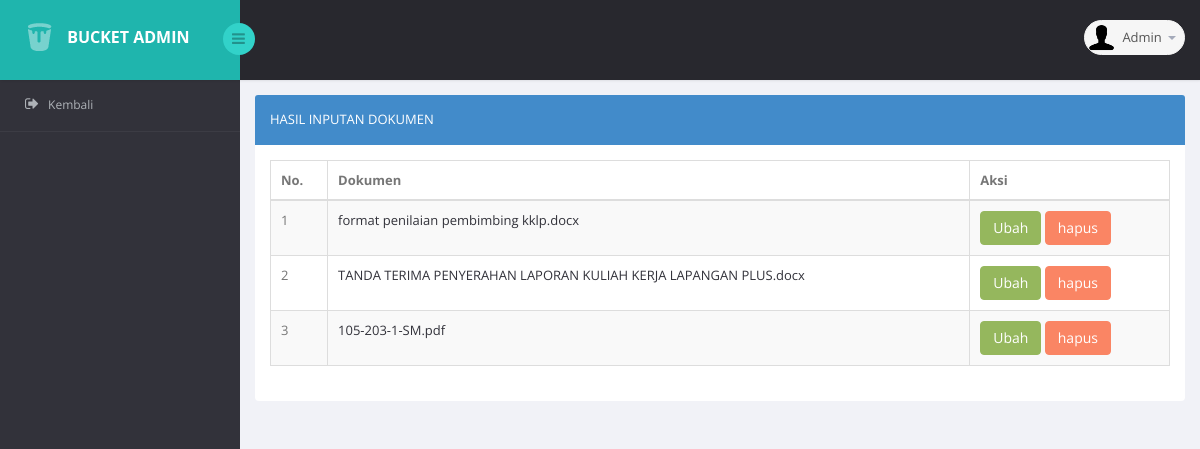
The app's page /admin/hasil_input_dokumen.php (signed in) with its own data.
### tables this page shows
CREATE TABLE `dokumen` (
  `id` int(11) NOT NULL,
  `nama` varchar(500) NOT NULL
);

### admin/functions.php (called while the page is built, shortened)
<?php
$conn = mysqli_connect("localhost","root","","perumahan");
function query($query){
	global $conn;
	$result 		= mysqli_query($conn,$query);
	$rows 			= [];
	while ($row 	= mysqli_fetch_assoc($result)) {
	$rows [] 		= $row;
	}
	return $rows;
}
 ?>

### admin/hasil_input_dokumen.php (the view, shortened to what this page needs)
<?php
require 'functions.php';
$hasilInputan = query("SELECT*FROM dokumen");
 ?>
<!DOCTYPE html>
<html lang="en">
<head>
    <link href="bs3/css/bootstrap.min.css" rel="stylesheet">
    <link href="css/bootstrap-reset.css" rel="stylesheet">
    <link href="font-awesome/css/font-awesome.css" rel="stylesheet" />
    <link href="css/table-responsive.css" rel="stylesheet" />
    <link href="css/style.css" rel="stylesheet">
    <link href="css/style-responsive.css" rel="stylesheet" />
</head>
<body>
<section id="container" >
<header class="header fixed-top clearfix">
<div class="brand">
    <a href="index.php" class="logo">
        <img src=images/logo.png alt="">
    </a>
    <div class="sidebar-toggle-box">
        <div class="fa fa-bars"></div>
    </div>
</div>
<div class="top-nav clearfix">
    <ul class="nav pull-right top-menu">
        <li class="dropdown">
            <a data-toggle="dropdown" class="dropdown-toggle" href="#">
                <img alt="" src="images/2.png" width="33" height="33">
                <span class="username">Admin</span>
                <b class="caret"></b>
            </a>
        </li>
</div>
</header>
<aside>
    <div id="sidebar" class="nav-collapse">
                    <div class="leftside-navigation">
            <ul class="sidebar-menu" id="nav-accordion">
            <li>
               <a href="index.php">
                    <i class="fa fa-sign-out"></i>
                    <span>Kembali</span>
                </a>
            </li>
        </ul>
    </div>
    </div>
</aside>
    <section id="main-content">
        <section class="wrapper">
        <div class="row">
            <div class="col-sm-12">
           <section class="panel panel-primary">
                    <header class="panel-heading">
                        Hasil Inputan Dokumen
                    </header>
                    <div class="panel-body">
                        <section id="no-more-tables">
                            <table action="" method="post" class="table table-bordered table-striped table-condensed cf">
                                <thead class="cf">
                            <tr>
                                <th> No. </th>
                                <th> Dokumen </th>
                                <th> Aksi </th>
                            </tr>
                                </thead>
                                <tbody>
                                <?php $i = 1; ?>
                                <?php foreach ($hasilInputan as $hasil) :?>
                             <tr>
                                <td data-title="No."><?= $i;  ?></td>
                                <td data-title="Dokumen"><a href="dokumen/<?= $hasil["nama"] ; ?>"><?= $hasil["nama"] ; ?></a></td>
                                <td data-title="Aksi">
                                    <a href="ubah_dokumen.php?id=<?=$hasil["id"];?>" class="btn btn-success">Ubah</a>
                                    <a href="hapus_dokumen.php?id=<?=$hasil["id"];?>" class="btn btn-danger">hapus</a>
                                </td>
                            </tr>
                             <?php $i++; ?>
                            <?php endforeach; ?>
                                </tbody>
                            </table>
                        </section>
                    </div>
                </section>
            </div>
        </div>
        </section>
    </section>
</section>
</body>
</html>

### records on screen
dokumen: nama "format penilaian pembimbing kklp.docx"
dokumen: nama "TANDA TERIMA PENYERAHAN LAPORAN KULIAH KERJA LAPANGAN PLUS.docx"
dokumen: nama "105-203-1-SM.pdf"
